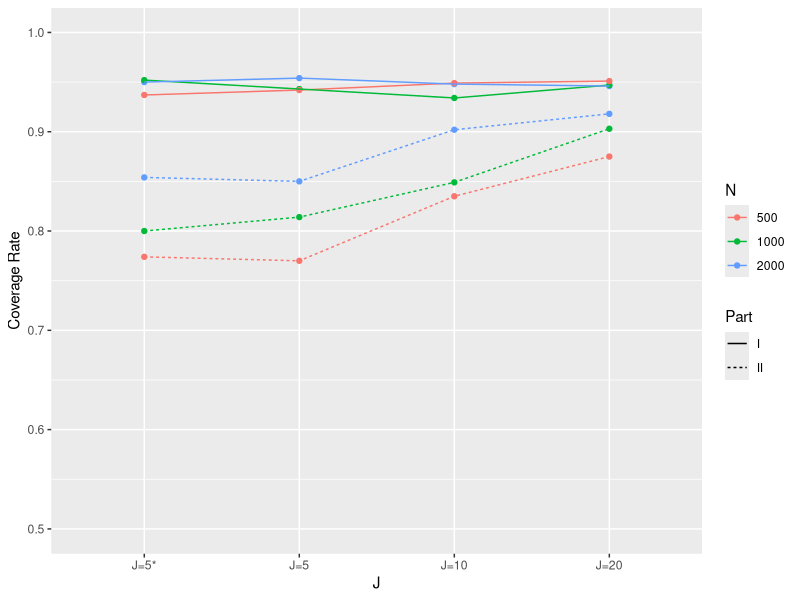
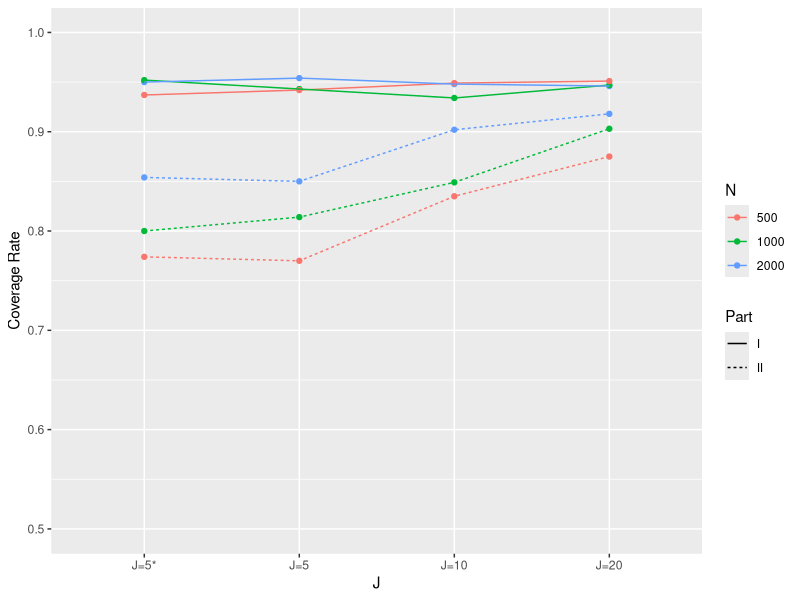

Source code (R) for these figures, in order:
## ---- chunk 1
knitr::opts_chunk$set(echo = TRUE)
library(tidyverse)
## ---- chunk 2
N = c(2000,2000, 1000, 1000, 500, 500, 2000, 2000, 1000, 1000, 500, 500,2000, 2000,2000,2000,1000, 1000, 1000, 1000,500, 500, 500, 500)
J = c(20,20, 20 ,20, 20, 20, 10, 10,10,10, 10, 10, 5,5, 5, 5,5,5,5,5, 5, 5, 5, 5)
cor = c(0.2,0.2,0.2,0.2, 0.2, 0.2,0.2,0.2,0.2,0.2,0.2,0.2, 0.6,0.6,0.2,0.2, 0.6, 0.6,0.2,0.2, 0.6, 0.6, 0.2, 0.2)
Part = c(1,2,1,2,1,2,1,2,1,2,1,2,1,2,1,2,1, 2, 1, 2,1,2,1,2)
CR = c(0.946, 0.918, 0.947, 0.903, 0.951, 0.875,0.948, 0.902, 0.934, 0.849, 0.949, 0.835,0.95, 0.854,0.954, 0.85, 0.952, 0.8, 0.943, 0.814, 0.937, 0.774, 0.942, 0.77)

re_df = as.data.frame(cbind(N, J ,cor, Part, CR)) %>% 
  mutate( N  = as.factor(N), 
          J = paste("J=",J, sep = "")) %>% 
  mutate(J= if_else(cor == 0.6,paste(J, "*", sep = ""),J )) %>% 
  mutate(J = as.factor(J)) %>% 
  mutate(J = factor(J, levels = c("J=5*", "J=5", "J=10","J=20")),
         Part = ifelse(Part == 1, "I", "II"))

          
## ---- chunk 3
plot_rf = (re_df %>% 
             ggplot(aes(y = CR, x = J, color = N, linetype = Part))+
             geom_point()+
             geom_line(aes(group =interaction(N, Part)))+
             ylim(0.5, 1)+
             ylab("Coverage Rate"))
plot_rf
ggsave(filename = "./figures/plot_sim_longitudinal/rf_coverage.jpg",device = "jpg",plot = plot_rf,width = 6, height = 5, dpi =800)
